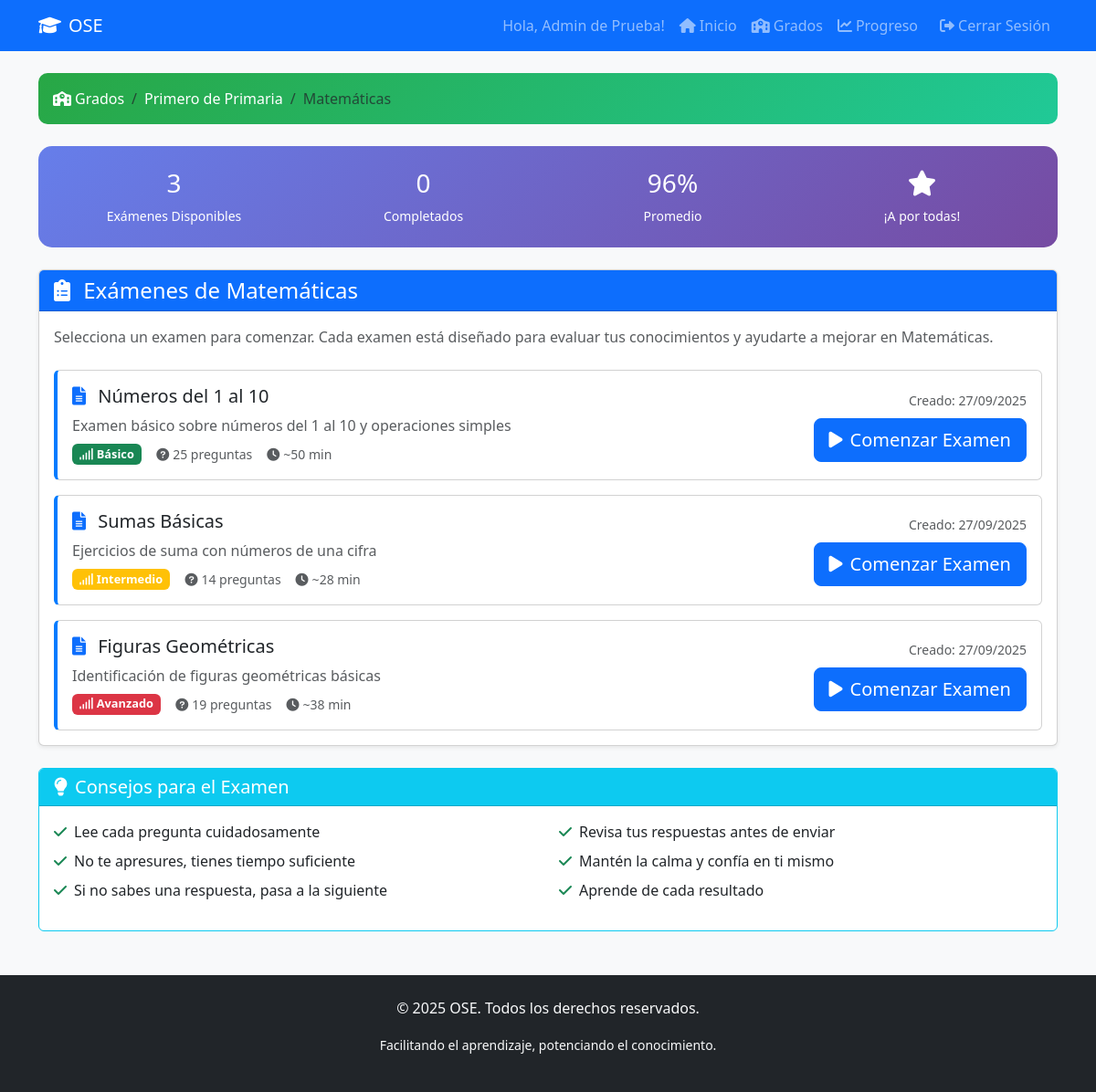
The app's page /pages/exam_list.php?materia_id=1 (signed in) with its own data.
### tables this page shows
CREATE TABLE IF NOT EXISTS materias (
    id INT AUTO_INCREMENT PRIMARY KEY,
    nombre_materia VARCHAR(100) NOT NULL,
    grado_id INT NOT NULL,
    FOREIGN KEY (grado_id) REFERENCES grados(id) ON DELETE CASCADE
);

CREATE TABLE IF NOT EXISTS grados (
    id INT AUTO_INCREMENT PRIMARY KEY,
    nombre_grado VARCHAR(50) NOT NULL UNIQUE
);

CREATE TABLE IF NOT EXISTS examenes (
    id INT AUTO_INCREMENT PRIMARY KEY,
    titulo VARCHAR(200) NOT NULL,
    materia_id INT NOT NULL,
    descripcion TEXT,
    fecha_creacion TIMESTAMP DEFAULT CURRENT_TIMESTAMP,
    FOREIGN KEY (materia_id) REFERENCES materias(id) ON DELETE CASCADE
);

### includes/functions.php (called while the page is built, shortened)
<?php
function getExamenesByMateria($pdo, $materiaId) {
    try {
        $stmt = $pdo->prepare('SELECT * FROM examenes WHERE materia_id = ? ORDER BY fecha_creacion DESC');
        $stmt->execute([$materiaId]);
        return $stmt->fetchAll();
    } catch(PDOException $e) {
        return [];
    }
}
?>

### pages/exam_list.php (the view, shortened to what this page needs)
<?php
require_once '../includes/config.php';
require_once '../includes/functions.php';
$materiaId = intval($_GET['materia_id']);
$nombre_usuario = isset($_SESSION['nombre']) ? htmlspecialchars($_SESSION['nombre']) : 'Usuario';
try {
    $stmt = $pdo->prepare('SELECT m.*, g.nombre_grado FROM materias m JOIN grados g ON m.grado_id = g.id WHERE m.id = ?');
    $stmt->execute([$materiaId]);
    $materia = $stmt->fetch();
    $examenes = getExamenesByMateria($pdo, $materiaId);
} catch(Exception $e) {
    $error = "Error al cargar la información: " . $e->getMessage();
    $examenes = [];
}
?>
<!DOCTYPE html>
<html lang="es">
<head>
    <link href="https://cdn.jsdelivr.net/npm/bootstrap@5.3.0/dist/css/bootstrap.min.css" rel="stylesheet">
    <link href="https://cdnjs.cloudflare.com/ajax/libs/font-awesome/6.0.0/css/all.min.css" rel="stylesheet">
</head>
<body class="bg-light">
    <nav class="navbar navbar-expand-lg navbar-dark bg-primary">
        <div class="container">
            <a class="navbar-brand" href="../index.php">
                <i class="fas fa-graduation-cap me-2"></i>OSE
            </a>
            <div class="collapse navbar-collapse" id="navbarNav">
                <ul class="navbar-nav ms-auto">
                    <li class="nav-item">
                        <span class="nav-link">Hola, <?php echo $nombre_usuario; ?>!</span>
                    </li>
                    <li class="nav-item">
                        <a class="nav-link" href="welcome.php"><i class="fas fa-home me-1"></i>Inicio</a>
                    </li>
                    <li class="nav-item">
                        <a class="nav-link" href="select_grade.php"><i class="fas fa-school me-1"></i>Grados</a>
                    </li>
                    <li class="nav-item">
                        <a class="nav-link" href="progress.php"><i class="fas fa-chart-line me-1"></i>Progreso</a>
                    </li>
                    <li class="nav-item">
                        <a class="nav-link btn btn-outline-light ms-2" href="logout.php">
                            <i class="fas fa-sign-out-alt me-1"></i>Cerrar Sesión
                        </a>
                    </li>
                </ul>
            </div>
        </div>
    </nav>
    <div class="container mt-4">
        <?php if (isset($materia)): ?>
        <div class="breadcrumb-custom mb-4">
            <nav aria-label="breadcrumb">
                <ol class="breadcrumb mb-0">
                    <li class="breadcrumb-item">
                        <a href="select_grade.php"><i class="fas fa-school me-1"></i>Grados</a>
                    </li>
                    <li class="breadcrumb-item">
                        <a href="select_subject.php?grado_id=<?php echo $materia['grado_id']; ?>">
                            <?php echo htmlspecialchars($materia['nombre_grado']); ?>
                        </a>
                    </li>
                    <li class="breadcrumb-item active" aria-current="page">
                        <?php echo htmlspecialchars($materia['nombre_materia']); ?>
                    </li>
                </ol>
            </nav>
        </div>
        <?php endif; ?>
        <?php if (!isset($materia)): ?>
            <div class="alert alert-warning text-center">
                <i class="fas fa-exclamation-triangle fa-3x mb-3"></i>
                <h4>Materia no encontrada</h4>
                <p>La materia seleccionada no existe o no está disponible.</p>
                <a href="select_grade.php" class="btn btn-primary">
                    <i class="fas fa-arrow-left me-2"></i>Seleccionar Grado
                </a>
            </div>
        <?php else: ?>
        <div class="exam-stats mb-4">
            <div class="row text-center">
                <div class="col-md-3 col-6">
                    <div class="h3"><?php echo count($examenes); ?></div>
                    <div class="small">Exámenes Disponibles</div>
                </div>
                <div class="col-md-3 col-6">
                    <div class="h3" id="completed-exams">0</div>
                    <div class="small">Completados</div>
                </div>
                <div class="col-md-3 col-6">
                    <div class="h3" id="avg-score">-</div>
                    <div class="small">Promedio</div>
                </div>
                <div class="col-md-3 col-6">
                    <div class="h3"><i class="fas fa-star"></i></div>
                    <div class="small">¡A por todas!</div>
                </div>
            </div>
        </div>
        <div class="row">
            <div class="col-12">
                <div class="card shadow-sm">
                    <div class="card-header bg-primary text-white">
                        <h4 class="mb-0">
                            <i class="fas fa-clipboard-list me-2"></i>
                            Exámenes de <?php echo htmlspecialchars($materia['nombre_materia']); ?>
                        </h4>
                    </div>
                    <div class="card-body">
                        <?php if (empty($examenes)): ?>
                            <div class="no-exams">
                                <i class="fas fa-clipboard-question"></i>
                                <h5>No hay exámenes disponibles</h5>
                                <p class="text-muted">
                                    Actualmente no hay exámenes disponibles para esta materia.
                                    ¡Vuelve pronto para encontrar nuevo contenido!
                                </p>
                                <a href="select_subject.php?grado_id=<?php echo $materia['grado_id']; ?>" class="btn btn-primary">
                                    <i class="fas fa-arrow-left me-1"></i>Explorar otras materias
                                </a>
                            </div>
                        <?php else: ?>
                            <p class="text-muted mb-4">
                                Selecciona un examen para comenzar. Cada examen está diseñado para evaluar tus conocimientos
                                y ayudarte a mejorar en <?php echo htmlspecialchars($materia['nombre_materia']); ?>.
                            </p>
                            <div class="row g-3">
                                <?php foreach ($examenes as $index => $examen): ?>
                                    <?php
                                    $dificultades = ['Básico', 'Intermedio', 'Avanzado'];
                                    $colores = ['success', 'warning', 'danger'];
                                    $dificultadIndex = $index % 3;
                                    $dificultad = $dificultades[$dificultadIndex];
                                    $colorDificultad = $colores[$dificultadIndex];
                                    $numPreguntas = rand(10, 25);
                                    $tiempoEstimado = $numPreguntas * 2;
                                    ?>
                                    <div class="col-12">
                                        <div class="card exam-card" onclick="startExam(<?php echo $examen['id']; ?>)">
                                            <div class="card-body">
                                                <div class="row align-items-center">
                                                    <div class="col-md-8">
                                                        <h5 class="card-title mb-2">
                                                            <i class="fas fa-file-alt me-2 text-primary"></i>
                                                            <?php echo htmlspecialchars($examen['titulo']); ?>
                                                        </h5>
                                                        <p class="card-text text-muted mb-2">
                                                            <?php echo htmlspecialchars($examen['descripcion'] ?: 'Examen de práctica para evaluar tus conocimientos.'); ?>
                                                        </p>
                                                        <div class="d-flex align-items-center gap-3">
                                                            <span class="badge bg-<?php echo $colorDificultad; ?> difficulty-badge">
                                                                <i class="fas fa-signal me-1"></i><?php echo $dificultad; ?>
                                                            </span>
                                                            <small class="text-muted">
                                                                <i class="fas fa-question-circle me-1"></i><?php echo $numPreguntas; ?> preguntas
                                                            </small>
                                                            <small class="text-muted">
                                                                <i class="fas fa-clock me-1"></i>~<?php echo $tiempoEstimado; ?> min
                                                            </small>
                                                        </div>
                                                    </div>
                                                    <div class="col-md-4 text-end">
                                                        <div class="mb-2">
                                                            <small class="text-muted">Creado: <?php echo date('d/m/Y', strtotime($examen['fecha_creacion'])); ?></small>
                                                        </div>
                                                        <button class="btn btn-primary btn-lg">
                                                            <i class="fas fa-play me-2"></i>Comenzar Examen
                                                        </button>
                                                    </div>
                                                </div>
                                            </div>
                                        </div>
                                    </div>
                                <?php endforeach; ?>
                            </div>
                        <?php endif; ?>
                    </div>
                </div>
            </div>
        </div>
        <div class="row mt-4">
            <div class="col-12">
                <div class="card border-info">
                    <div class="card-header bg-info text-white">
                        <h5 class="mb-0"><i class="fas fa-lightbulb me-2"></i>Consejos para el Examen</h5>
                    </div>
                    <div class="card-body">
                        <div class="row">
                            <div class="col-md-6">
                                <ul class="list-unstyled">
                                    <li class="mb-2"><i class="fas fa-check text-success me-2"></i>Lee cada pregunta cuidadosamente</li>
                                    <li class="mb-2"><i class="fas fa-check text-success me-2"></i>No te apresures, tienes tiempo suficiente</li>
                                    <li class="mb-2"><i class="fas fa-check text-success me-2"></i>Si no sabes una respuesta, pasa a la siguiente</li>
                                </ul>
                            </div>
                            <div class="col-md-6">
                                <ul class="list-unstyled">
                                    <li class="mb-2"><i class="fas fa-check text-success me-2"></i>Revisa tus respuestas antes de enviar</li>
                                    <li class="mb-2"><i class="fas fa-check text-success me-2"></i>Mantén la calma y confía en ti mismo</li>
                                    <li class="mb-2"><i class="fas fa-check text-success me-2"></i>Aprende de cada resultado</li>
                                </ul>
                            </div>
                        </div>
                    </div>
                </div>
            </div>
        </div>
        <?php endif; ?>
    </div>
    <footer class="bg-dark text-light text-center py-4 mt-5">
        <div class="container">
            <p>&copy; 2025 OSE. Todos los derechos reservados.</p>
            <p><small>Facilitando el aprendizaje, potenciando el conocimiento.</small></p>
        </div>
    </footer>
</body>
</html>

### pages/exam_list.php (style rules this page uses)
.exam-card { transition: all 0.3s ease; cursor: pointer; border-left: 4px solid #007bff; }
.difficulty-badge { font-size: 0.8rem; }
.breadcrumb-custom { background: linear-gradient(135deg, #28a745 0%, #20c997 100%); color: white; border-radius: 10px; padding: 1rem; }
.breadcrumb-custom a { color: #ffffff; text-decoration: none; }
.exam-stats { background: linear-gradient(135deg, #667eea 0%, #764ba2 100%); color: white; border-radius: 15px; padding: 1.5rem; }

### records on screen
materias: grado.nombre_grado "Primero de Primaria", nombre_materia "Matemáticas"
examenes: titulo "Números del 1 al 10", descripcion "Examen básico sobre números del 1 al 10 y operaciones simples", dificultad "Básico", fecha_creacion "27/09/2025"
examenes: titulo "Sumas Básicas", descripcion "Ejercicios de suma con números de una cifra", dificultad "Intermedio", fecha_creacion "27/09/2025"
examenes: titulo "Figuras Geométricas", descripcion "Identificación de figuras geométricas básicas", dificultad "Avanzado", fecha_creacion "27/09/2025"

### other values on screen
$nombre_usuario "Admin de Prueba"
count($examenes) "3"
